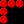

This is a level from a 2D game, rendered from its Tiled map with the project's own tilesets. A one-line summary and the complete map file follow:
An orthogonal 3x3 tile map with 8x8 px tiles, 1 tile layer (tiles layer).

<map version="1.10" tiledversion="1.11.0" orientation="orthogonal" renderorder="right-down" width="3" height="3" tilewidth="8" tileheight="8" infinite="0" nextlayerid="2" nextobjectid="1">
 <tileset firstgid="1" source="bricks_small.tsx" />
 <layer id="1" name="tiles layer" width="3" height="3">
  <data encoding="csv">
3,3,3,
3,0,0,
3,0,0
</data>
 </layer>
</map>
